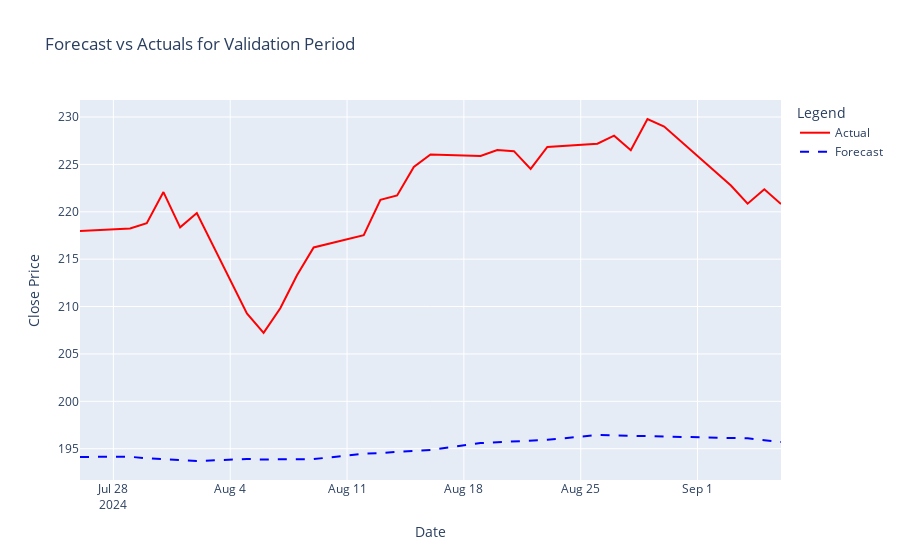

Notebook code cell kept with this figure:
### Code cell
# Evaluation metrics
rmse = round(np.sqrt(mean_squared_error(validation_data_1['y'], validation_data_1['yhat'])), 2)
mae = round(mean_absolute_error(validation_data_1['y'], validation_data_1['yhat']), 2)
mape = round((1 - np.mean(np.abs((validation_data_1['y'] - validation_data_1['yhat']) / validation_data_1['y'])))*100, 2)

# Mean Directional Accuracy (MDA)
mda = round(np.mean((np.sign(validation_data_1['y'].diff()) == np.sign(validation_data_1['yhat'].diff())).astype(int)) * 100, 2)

# Print evaluation metrics
print(f"RMSE of Validation: {rmse}")
print(f"MAE of Validation: {mae}")
print(f"Accuracy(1-MAPE) of Validation: {mape:.2f}%")
print(f"MDA of Validation: {mda:.2f}%")

# Plot the actual vs forecasted values for the validation period
def plot_forecast_vs_actual(validation_data_1):
    fig = go.Figure()

    # Add the actual closing prices to the plot
    fig.add_trace(go.Scatter(x=validation_data_1['ds'], 
                             y=validation_data_1['y'], 
                             mode='lines', 
                             name='Actual',
                             line=dict(color='red')))

    # Add the forecasted values (yhat) to the plot
    fig.add_trace(go.Scatter(x=validation_data_1['ds'], 
                             y=validation_data_1['yhat'], 
                             mode='lines', 
                             name='Forecast',
                             line=dict(color='blue', dash='dash')))

    # Set the layout of the plot
    fig.update_layout(title='Forecast vs Actuals for Validation Period',
                      xaxis_title='Date',
                      yaxis_title='Close Price',
                      legend_title='Legend')

    # Display the plot
    fig.show()

# Call the function to plot the forecast vs actual values
plot_forecast_vs_actual(validation_data_1)

### Figure 1 — Plotly figure (JSON) as saved in the notebook; plotly's stock layout.template omitted (floating-point values rounded to 4 significant figures)
{"data": [{"line": {"color": "red"}, "mode": "lines", "name": "Actual", "type": "scatter", "x": ["2024-07-26T00:00:00", "2024-07-29T00:00:00", "2024-07-30T00:00:00", "2024-07-31T00:00:00", "2024-08-01T00:00:00", "2024-08-02T00:00:00", "2024-08-05T00:00:00", "2024-08-06T00:00:00", "2024-08-07T00:00:00", "2024-08-08T00:00:00", "2024-08-09T00:00:00", "2024-08-12T00:00:00", "2024-08-13T00:00:00", "2024-08-14T00:00:00", "2024-08-15T00:00:00", "2024-08-16T00:00:00", "2024-08-19T00:00:00", "2024-08-20T00:00:00", "2024-08-21T00:00:00", "2024-08-22T00:00:00", "2024-08-23T00:00:00", "2024-08-26T00:00:00", "2024-08-27T00:00:00", "2024-08-28T00:00:00", "2024-08-29T00:00:00", "2024-08-30T00:00:00", "2024-09-03T00:00:00", "2024-09-04T00:00:00", "2024-09-05T00:00:00", "2024-09-06T00:00:00"], "y": [218.0, 218.2, 218.8, 222.1, 218.4, 219.9, 209.3, 207.2, 209.8, 213.3, 216.2, 217.5, 221.3, 221.7, 224.7, 226.1, 225.9, 226.5, 226.4, 224.5, 226.8, 227.2, 228.0, 226.5, 229.8, 229, 222.8, 220.9, 222.4, 220.8]}, {"line": {"color": "blue", "dash": "dash"}, "mode": "lines", "name": "Forecast", "type": "scatter", "x": ["2024-07-26T00:00:00", "2024-07-29T00:00:00", "2024-07-30T00:00:00", "2024-07-31T00:00:00", "2024-08-01T00:00:00", "2024-08-02T00:00:00", "2024-08-05T00:00:00", "2024-08-06T00:00:00", "2024-08-07T00:00:00", "2024-08-08T00:00:00", "2024-08-09T00:00:00", "2024-08-12T00:00:00", "2024-08-13T00:00:00", "2024-08-14T00:00:00", "2024-08-15T00:00:00", "2024-08-16T00:00:00", "2024-08-19T00:00:00", "2024-08-20T00:00:00", "2024-08-21T00:00:00", "2024-08-22T00:00:00", "2024-08-23T00:00:00", "2024-08-26T00:00:00", "2024-08-27T00:00:00", "2024-08-28T00:00:00", "2024-08-29T00:00:00", "2024-08-30T00:00:00", "2024-09-03T00:00:00", "2024-09-04T00:00:00", "2024-09-05T00:00:00", "2024-09-06T00:00:00"], "y": [194.1, 194.2, 194.0, 193.9, 193.8, 193.7, 193.9, 193.9, 193.9, 193.9, 193.9, 194.5, 194.5, 194.7, 194.8, 194.9, 195.6, 195.7, 195.8, 195.9, 195.9, 196.4, 196.4, 196.4, 196.4, 196.3, 196.2, 196.1, 195.9, 195.7]}], "layout": {"legend": {"title": {"text": "Legend"}}, "title": {"text": "Forecast vs Actuals for Validation Period"}, "xaxis": {"title": {"text": "Date"}}, "yaxis": {"title": {"text": "Close Price"}}}}
